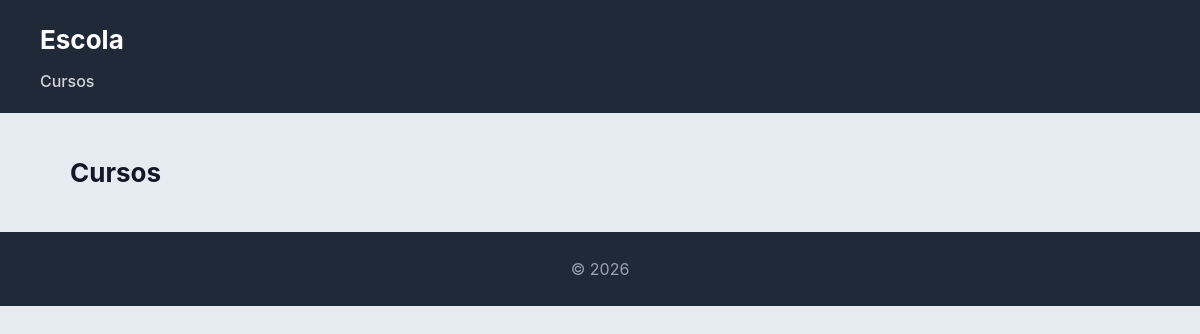
The page /escola/cursos/ on the database as committed earlier.
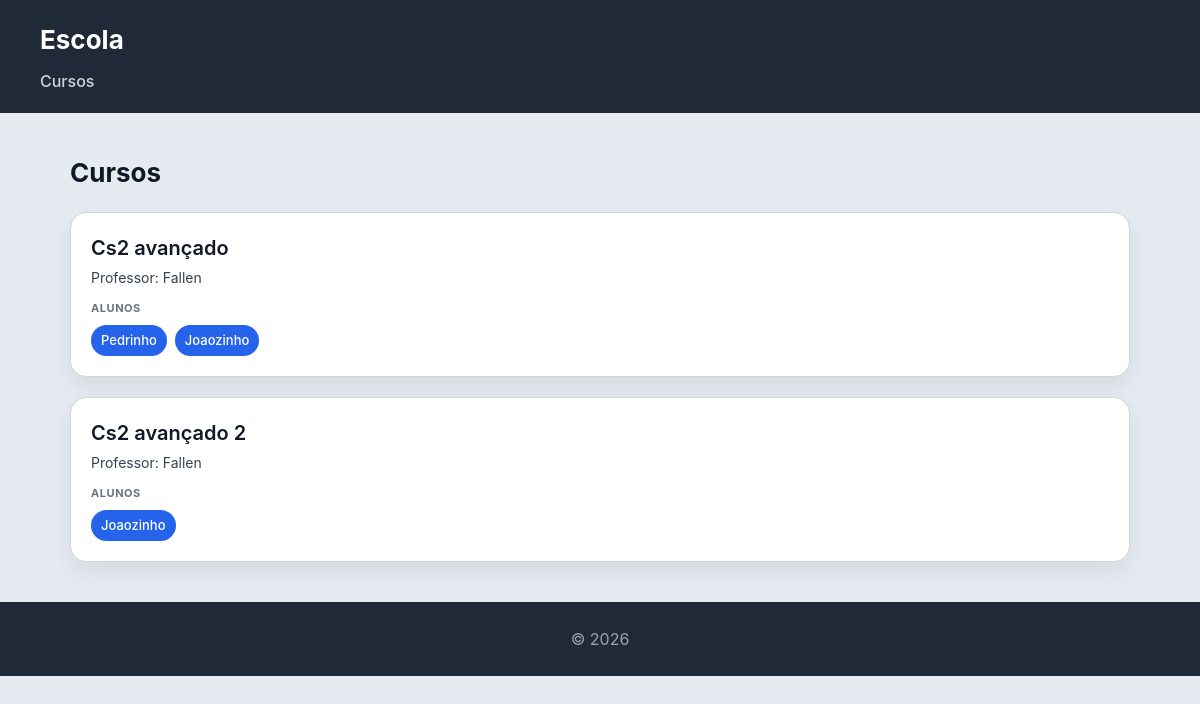
The same page on the database as committed later.
### escola/models.py (models this page shows, shortened)
class Curso(models.Model):
    nome = models.CharField(max_length=100)
    imagem = models.ImageField(upload_to='cursos/')
    professor = models.ForeignKey(Professor, on_delete=models.CASCADE, related_name='cursos')
    alunos = models.ManyToManyField(Aluno, related_name='cursos')

class Professor(models.Model):
    nome = models.CharField(max_length=100)
    email = models.EmailField()

class Aluno(models.Model):
    nome = models.CharField(max_length=100)
    numero = models.CharField(max_length=20, unique=True)

### escola/views.py (the view)
# urls.py: path('cursos/', views.cursos_view, name="cursos"),
def cursos_view(request):
    cursos = Curso.objects.select_related('professor').prefetch_related('alunos').all()
    return render(request, 'escola/cursos.html', {'cursos': cursos})

### escola/templates/escola/cursos.html
{% extends "escola/base.html" %}
{% block content %}
<h2>Cursos</h2>
<section>
    {% for curso in cursos %}
    <article>
        <header>
            <h3>{{ curso.nome }}</h3>
            <p>Professor: {{ curso.professor.nome }}</p>
        </header>
        <section>
            <h4>Alunos</h4>
            <ul>
                {% for aluno in curso.alunos.all %}
                    <li>{{ aluno.nome }}</li>
                {% empty %}
                    <li>Sem alunos inscritos</li>
                {% endfor %}
            </ul>
        </section>
    </article>
    {% endfor %}
</section>
{% endblock %}

### escola/templates/escola/base.html (shortened to what this page needs)
<!DOCTYPE html>
<html lang="pt">
<head>
    {% load static %}
    <link rel="stylesheet" href="{% static 'escola/styles.css' %}">
</head>
<body>
    <header>
        <h1>Escola</h1>
        <nav>
            <a href="{% url 'cursos' %}">Cursos</a>
        </nav>
    </header>
    <main>
        {% block content %}{% endblock %}
    </main>
    <footer>
        <p>&copy; 2026</p>
    </footer>
</body>
</html>

### escola/static/escola/styles.css (style rules this page uses)
* { box-sizing: border-box; margin: 0; padding: 0; }
body { font-family: "Inter", "Segoe UI", system-ui, -apple-system, sans-serif; background: #e6ebf2; color: #111827; line-height: 1.5; }
body > header { background: #1f2937; color: white; padding: 20px 40px; }
body > header h1 { font-size: 26px; }
body > header nav { margin-top: 10px; }
body > header nav a { color: #d1d5db; margin-right: 20px; text-decoration: none; font-weight: 500; }
main { max-width: 1100px; margin: 40px auto; padding: 0 20px; }
h2 { margin-bottom: 20px; font-size: 26px; }
section > article { background: white; padding: 20px; border-radius: 16px; border: 1px solid #d1d5db; box-shadow: 0 10px 25px rgba(0,0,0,0.08); transition: all 0.25s ease; margin-bottom: 20px; }
article > header { margin-bottom: 12px; }
article > header > h3 { font-size: 20px; font-weight: 600; margin-bottom: 4px; }
article > header > p { font-size: 14px; color: #374151; }
article > section { margin-top: 10px; }
article > section > h4 { font-size: 11px; text-transform: uppercase; color: #6b7280; margin-bottom: 8px; letter-spacing: 0.05em; }
article > section > ul { list-style: none; display: flex; flex-wrap: wrap; gap: 8px; }
article > section > ul > li { background: #2563eb; color: white; padding: 6px 10px; border-radius: 999px; font-size: 13px; font-weight: 500; }
footer { text-align: center; padding: 25px; background: #1f2937; color: #9ca3af; margin-top: 40px; }

Rows that differ between the two databases and show on the page:
added Curso: nome "Cs2 avançado", professor.nome "Fallen"
added Aluno: nome "Pedrinho", shown under "Cs2 avançado"
added Aluno: nome "Joaozinho"
added Curso: nome "Cs2 avançado 2", professor.nome "Fallen"
